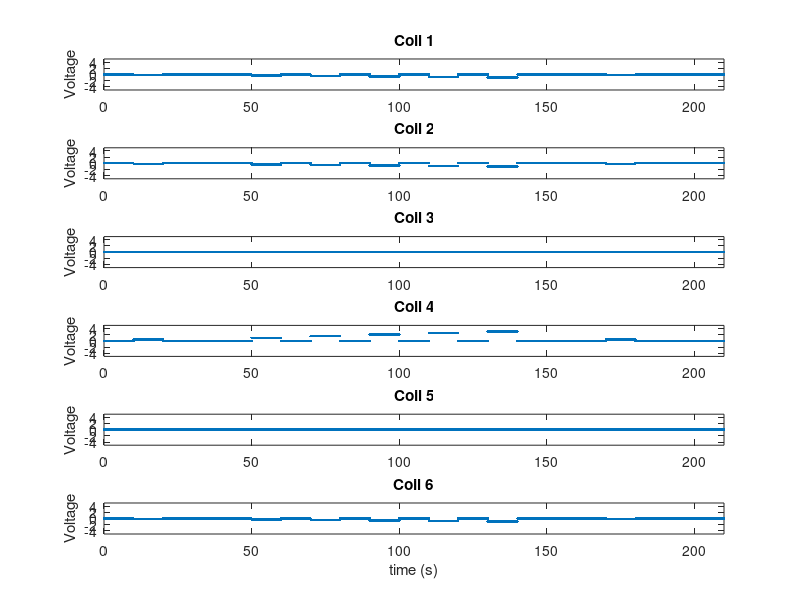

Here is the MATLAB script that generated this plot:
% Driven rheology
% 
% This matlab script will construct and save a .mat file that contains the
% input signals used to drive the magnets during a history dependence
% experiment.

% HARDWARE.  setup constants that describe the physical hardware used 
% to drive the experiment.  Variables in this section define the number 
% of coils in the 3dfm pole geometry, the number of DAQ Analog-Out 
% channels on the DAQ board, the identity of the DAQ board, etc...
DAQid = '';
nDACout = 8;
nCoils = 6;
DAQ_sampling_rate = 1000;  % [Hz]

% EXPERIMENTAL DESIGN:  setup constants that describe experimental design.  
% Variables in this section define the start and end times of the
% experiment, and any "crucial points" that define a change of state in the
% experiment's progression.  The pole geometry used is also defined here.
pole_geometry = 'pole4-flat';
start_time = 0;
pulse_voltages = [0.5 1 1.5 2 2.5 3 0.5];
times_to_activate_pulses = [10 50 70 90 110 130 170];
times_to_deactivate_pulses = [20 60 80 100 120 140 180];
end_time = 210;

% INITIAL MATH:  precondition the output matrix to all zeros and define the
% time vector that will give normal mortals an idea of what's going on.
end_time = end_time - 1/DAQ_sampling_rate;
t = [start_time : 1/DAQ_sampling_rate : end_time]';
signal = zeros(length(t), nDACout);

% Define which poles are going to be excited and in what way.
switch pole_geometry
    case 'pole4-flat'
        poles_to_excite_pos = 4;
        poles_to_excite_neg = [1 2 6];
    case 'pole1-flat'
        poles_to_excite_pos = 1;
        poles_to_excite_neg = [3 4 5];
    otherwise
        error(['Pole geometry ' pole_geometry ' not recognized.']);
end


% SETUP OUTPUT MATRIX:  This section defines the output matrix that will be
% sent to DAQ board according to the experimental details defined above.
for k = 1 : length(times_to_activate_pulses)   
	idx = find(t > times_to_activate_pulses(k) & t < times_to_deactivate_pulses(k));
	signal(idx, poles_to_excite_pos) = pulse_voltages(k);
	signal(idx, poles_to_excite_neg) = -pulse_voltages(k) / length(poles_to_excite_neg);
end

% Plot test output, for inspection before beginning experiment.
for k = 1:nCoils
    figure(1);
    subplot(nCoils,1,k);
    plot(t, signal(:,k), '.');
    title(['Coil ' num2str(k)]);
    ylabel('Voltage');
    axis([start_time end_time -5 5]);

    if k == nCoils
        xlabel('time (s)');
    end
end


% Start experiment.  Call DACoperator. Call pulnix software. etc..